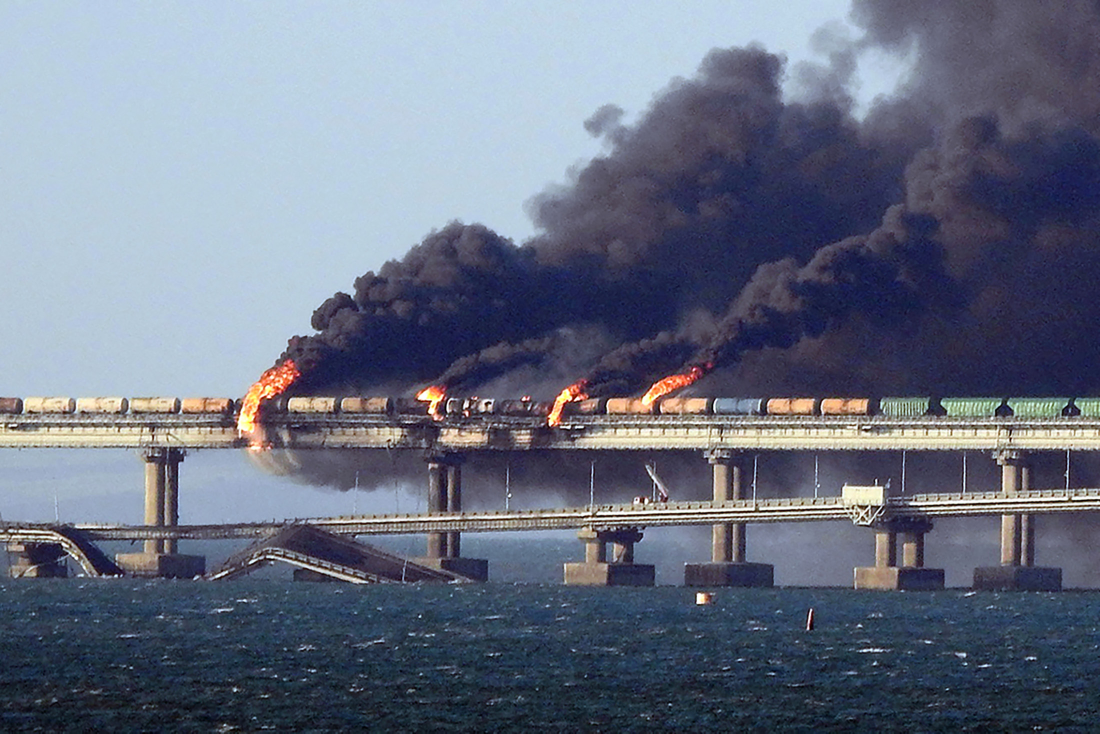
#> input picture data/img1.jpg, 2200 x 1467 px, found by its file name (shown at 1/2 size)
$ jupyter execute --allow-errors LA_Lab_1_2023.ipynb   (shell and % lines are left out)
#> lines starting #> are read from the running program, lines starting #| are printed output that depends on the picture
[cell 1]
import numpy as np
import cv2 as cv
from google.colab.patches import cv2_imshow
from google.colab import drive
import matplotlib.pyplot as plt

## Intro

1. Submit this task as a link to your team's Google Colab (https://colab.research.google.com/notebooks/intro.ipynb#). Make sure you made a copy of this notebook and opened it via UCU email address.

2. Please use cv2 standard methods for reading and resizing the images, and matplotlib or cv2 imshow function for displaying it.

3. There should be only one submission per team. However, don't forget to choose a person from your team who would submit the task, and **make sure that the names of all team members are listed in the notebook**. Teammates not mentioned in the notebook will not be graded for this lab.

4. Your final grade will be a product of grade for the coding and explanatory part and coefficient for the oral defense (will be announced later). Please note that your final mark for this assignment will consist of three components:
  *   Coding part
  *   Explanations
  *   Oral defense (to be scheduled later)

  Make sure you include detailed theoretical explanations where necessary.

5. **Important**: during the implementation, you are welcomed to use `cv2` methods, but you must also implement the transformation matrices yourself (except image **reading**, **recizing** and **displaying**). Finally, as a successful result, you can demonstrate that the outputs of both approaches coincide!

## 1.

Recall that a linear transformation is a mapping $T: \mathbb{R}^n \rightarrow \mathbb{R}^m$ such that
$\forall c_1, c_2 \in \mathbb{R}, \mathbf{u}_1, \mathbf{u}_2 \in \mathbb{R}^n$
$T(c_1 \mathbf{u}_1 + c_2 \mathbf{u}_2) = c_1T(\mathbf{u}_1) + c_2T(\mathbf{u}_2)$.

In this lab you will study some of the common transformations in $\mathbb{R}^2$, derive their general matrix form, explain what a resulting image will look like and apply transformations to the vectors and pictures.

Each linear transformation can be represented as a matrix. In case of an image linear transformation is applied to a pixel position on xy-plane, transforming its coordinates $(x, y)$ to $(x', y')$ but retaining the color. However, the image is usually represented as an array of pixels, thus having the dimension (image height, image width, 3) if the color is represented in RGB system. You can use *warpAffine()* function from cv2 to perform transformations on the image, or you can implement a function that manipulates each pixel's position given an array of pixels and calculate the transformation matrix on your own.

### 1.1 Image preparation

First, load image 1, resize it to a more convenient form, and examine its representation.

[cell 2]
# Load images

##### YOUR CODE STARTS #####
drive.mount('/content/drive')
img1_path = '/content/drive/MyDrive/Media/Photos/img1.jpg'
image = cv.imread(img1_path)
#> image is the input picture: shape (1467, 2200, 3); mean B, G, R 130.7, 112.6, 105.2
resized = cv.resize(image, (500,500))
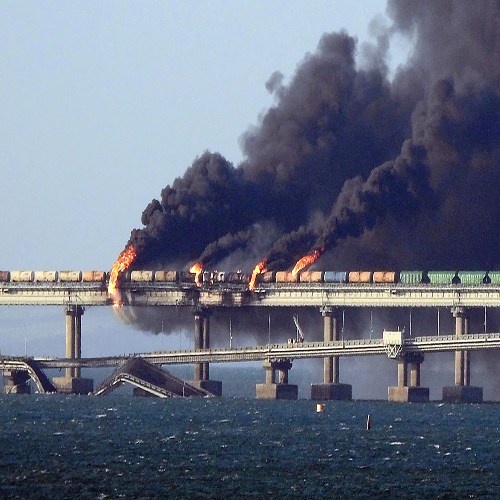
#> resized: shape (500, 500, 3); mean B, G, R 130.5, 112.4, 105

print(f"The shape of the image is {resized.shape}")
#| The shape of the image is (500, 500, 3)
cv2_imshow(resized)

##### YOUR CODE ENDS #####

 What is this image's shape? What do the values mean?

The resized image has a shape of (500, 500, 3), where the first two values represent the height and width of the image in pixels, and the third value represents the number of color channels. In this case, the image is a color image, so it has 3 color channels (red, green, and blue).

### 1.2 Rotation matrix

Rotation is a linear transformation of some space that preserves at least one point. An example of rotation by angle $\psi$ on xy-plane is depicted on the image below:

What is the transformation matrix that corresponds to rotation by a generic angle $\phi$?

$M =
 \begin{pmatrix}
  0 & 1 \\
  -1 & 0 \\
 \end{pmatrix}$

Your next task is to implement a function that calculates the rotation matrix and apply it to a vector and to an image to rotate them by $45^\circ$.
First, construct the rotation matrix:

[cell 3]
# Create rotation matrix

def get_rotation_matrix(phi):
    phi = np.deg2rad(phi)
    cos_phi = np.cos(phi)
    sin_phi = np.sin(phi)
    transformation_matrix = np.array([[cos_phi, -sin_phi], [sin_phi, cos_phi]])
    return transformation_matrix

phi = 45
M = get_rotation_matrix(phi)
print("Rotation matrix is")
print(M)

Second, we'll apply the transformation to a vector. Let's check what our vector looks like now:

[cell 4]
A = np.array([0, 0])
B1 = np.array([1.5, 1.5])

ax = plt.axes()

ax.arrow(A[0], A[1], B1[0], B1[1], head_width=0.2, head_length=0.2)
plt.ylim(-3,3)
plt.xlim(-3,3)

ax.set_axisbelow(True)
plt.grid(color='gray', linestyle='dashed')
plt.gca().set_aspect('equal', adjustable='box')

plt.show()
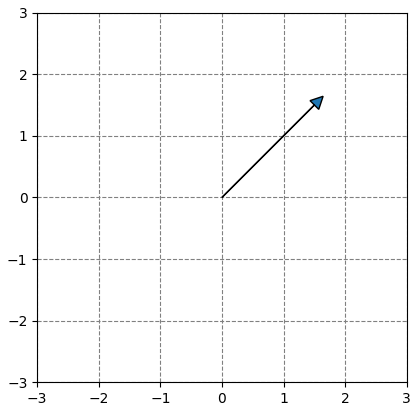
#> figure drawn by matplotlib, 1 panel

[cell 5]
# Apply rotation to the vector AB1 to get vector AB2

##### YOUR CODE STARTS #####
# Apply transformation to vector
A = np.array([0, 0])
B1 = np.array([1.5, 1.5])
B2 = np.dot(M, B1)
##### YOUR CODE ENDS #####

ax = plt.axes()

ax.arrow(A[0], A[1], B1[0], B1[1], head_width=0.2, head_length=0.2)
ax.arrow(A[0], A[1], B2[0], B2[1], head_width=0.2, head_length=0.2, color='green')
plt.ylim(-3,3)
plt.xlim(-3,3)

ax.set_axisbelow(True)
plt.grid(color='gray', linestyle='dashed')
plt.gca().set_aspect('equal', adjustable='box')

plt.show()

You can also rotate images! Check how below:

[cell 6]
##### YOUR CODE STARTS #####
# Read image
img = cv.imread(img1_path)
img = cv.resize(img, (500,500))

# Define rotation angle
angle = 45

# Get rotation matrix
M = cv.getRotationMatrix2D((img.shape[1] / 2, img.shape[0] / 2), angle, 1)

# Apply rotation to image
rotated = cv.warpAffine(img, M, (500, 500), flags=cv.INTER_LINEAR, borderMode=cv.BORDER_CONSTANT)
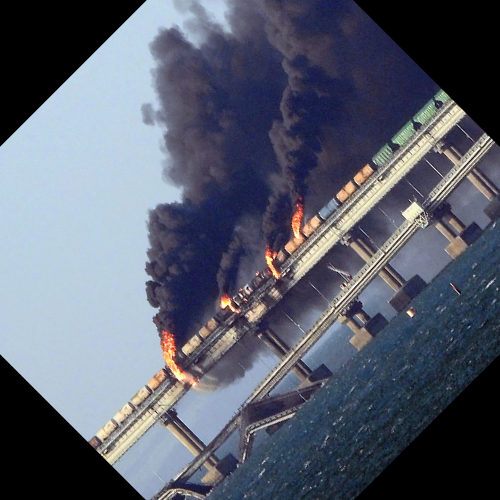
#> rotated: shape (500, 500, 3); mean B, G, R 109.9, 95, 89.6

##### YOUR CODE ENDS #####

cv2_imshow(rotated)

### 1.3 Scaling matrix

Scaling is a tranformation that enlarges or diminishes objects by a factor. For scaling in 2D space a factor can be represented as a vector $(x_s, y_s)$ where $x_s$ and $y_s$ are scaling factors for each respective axis (those factors don't have to be equal). On the picture below, V' represents vector V scaled by a factor (0.5, 1) and V'' - by (0.5, 0.5).

In this part, you should derive a general form for a scaling matrix and apply scaling by a factor of (1, 0.5) to the vector and the image. First, explain how you derive the scaling matrix:

*(Your answer goes here)*

[cell 7]
##### YOUR CODE STARTS #####
def get_scaling_matrix(scale_factor_x, scale_factor_y):
  return ...

M2 = ...

##### YOUR CODE ENDS #####
print("Scaling matrix is")
print(M2)

Second, apply scaling by (1, 0.5) to the vector.

[cell 8]
# Apply scaling to the vector AB1 to achieve vector AB2

##### YOUR CODE STARTS #####
A = ...
B1 = np.array([2, 2])
B2 = ...
##### YOUR CODE ENDS #####

ax = plt.axes()

#> (the rest of this cell did not finish here and is left out)

Now, apply scaling by the same factor to the image:

[cell 9]
##### YOUR CODE STARTS #####
scaled = ...
##### YOUR CODE ENDS #####
cv2_imshow(scaled)

### 1.4 Shear matrix

Horizontal shearing moves each point in a fixed direction by distance proportional to y-coordinate of the point. Shear map changes angles and lengths of line segments.

In this part, you needs to build a shearing matrix, find a transformation matrix that moves the point $(x, y)$ to $(x+1.5y, y)$, and apply it to the vector and the image. First, explain how do you build a matrix that corresponds to a shearing transformation:

To build a matrix that corresponds to a shearing transformation, we can use the following approach:

Decide which axis we want to shear along. Let's say we want to shear along the x-axis.
Choose a fixed direction in which we want to shear the points. For example, we might want to shear each point by a distance proportional to its y-coordinate.
Define a shear parameter (usually denoted by s) that determines the amount of shear. This parameter controls the proportionality constant between the distance sheared and the y-coordinate of the point.
Construct a matrix that applies the desired shear transformation.
For horizontal shearing, the matrix that corresponds to the transformation of moving each point in a fixed direction by a distance proportional to its y-coordinate is given by:

$S =
 \begin{pmatrix}
  1 & s \\
  0 & 1 \\
 \end{pmatrix}$

where s is the shear parameter. To shear each point by a distance proportional to its y-coordinate, we can set s equal to some multiple of the y-coordinate.

For example, to transform the point (x, y) to (x + 1.5y, y), we can set s = 1.5 and construct the shear matrix as follows:

$S =
 \begin{pmatrix}
  1 & 1.5 \\
  0 & 1 \\
 \end{pmatrix}$

To apply this shear transformation to a vector or an image, we can simply multiply each point's coordinates by the shear matrix. For example, to apply the transformation to a point (x, y), we can compute:

$S *
 \begin{pmatrix}
  x\\
  y\\
 \end{pmatrix} =
 \begin{pmatrix}
  x+1.5y \\
  y \\
 \end{pmatrix}$

Second, implement a function for constructing such a matrix:

[cell 10]
##### YOUR CODE STARTS #####
def get_horizontal_shear_matrix(factor: float):
    return np.array([[1., factor],
                     [0., 1.]])

M3 = get_horizontal_shear_matrix(1.5)
##### YOUR CODE ENDS #####
print("Shearing matrix is")
print(M3)

[cell 11]
# Apply shearing to the vector AB1 to achieve vector AB2

##### YOUR CODE STARTS #####
A = np.array([0, 0])
B1 = np.array([1, 1])
B2 = np.dot(M3, B1)
##### YOUR CODE ENDS #####

ax = plt.axes()

ax.arrow(A[0], A[1], B1[0], B1[1], head_width=0.2, head_length=0.2)
ax.arrow(A[0], A[1], B2[0], B2[1], head_width=0.2, head_length=0.2, color='green')
plt.ylim(-3,3)
plt.xlim(-3,3)

ax.set_axisbelow(True)
plt.grid(color='gray', linestyle='dashed')
plt.gca().set_aspect('equal', adjustable='box')

plt.show()

Finally, apply this shearing transformation to the image.

[cell 12]
##### YOUR CODE STARTS #####
img = cv.imread(img1_path)
img = cv.resize(img, (750,500))
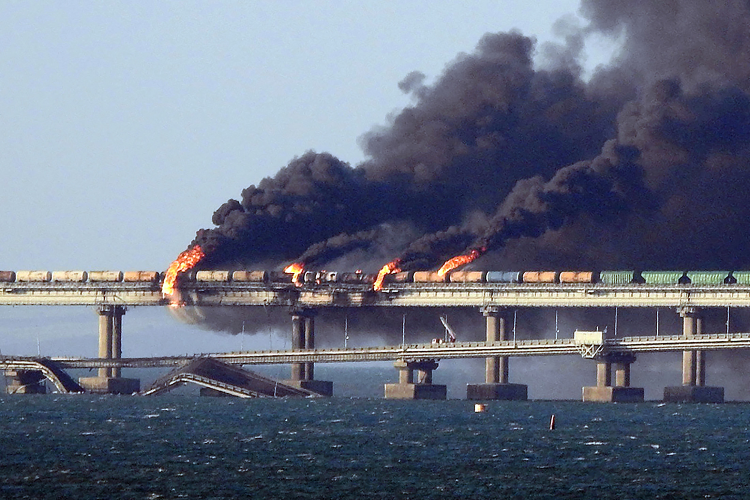
#> img: shape (500, 750, 3); mean B, G, R 130.5, 112.4, 105

# Define shearing matrix
shear_factor = 1.5

# Add a column to fit cv.warpAffine param requirements.
M_shear = np.column_stack((get_horizontal_shear_matrix(shear_factor), [0., 0.]))
print(M_shear)

# Apply shearing transformation to the image
rows, cols = img.shape[:2]
#> rows = 500; cols = 750
sheared = cv.warpAffine(img, M_shear, (cols, rows))
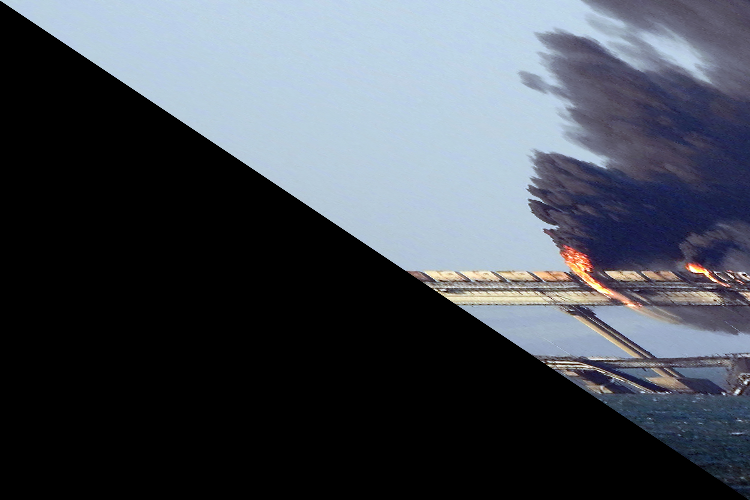
#> sheared: shape (500, 750, 3); mean B, G, R 85.4, 76.1, 70.6
##### YOUR CODE ENDS #####
cv2_imshow(sheared)

### 1.5 Translation matrix

Translation is a transformation that moves every point of a figure by a fixed distance.

Here, you should build a translation matrix and apply translation by $(20, 25)$ to the vector and to the image. Start from explaining how to construct a translation matrix:

*(Your answer goes here)*

Then, implement a function that produces such a matrix:

[cell 13]
##### YOUR CODE STARTS #####
def get_translation_matrix(translation_factor_x, translation_factor_y):
  return ...

M4 = ...
##### YOUR CODE ENDS #####
print("Translation matrix is")
print(M4)

[cell 14]
# Apply translation to the vector A1B1 to achieve vector A2B2

##### YOUR CODE STARTS #####
A1 = np.array([0, 0])
B1 = np.array([10, 10])
A2 = ...
B2 = ...
##### YOUR CODE ENDS #####

ax = plt.axes()

ax.arrow(A1[0], A1[1], B1[0], B1[1], head_width=2, head_length=2)
#> (the rest of this cell did not finish here and is left out)

Finally, apply the translation by $(20, 25)$ to the image.

[cell 15]
##### YOUR CODE STARTS #####
translated = ...
##### YOUR CODE ENDS #####
cv2_imshow(translated)

### 1.6 Mirror symmetry
Vertical mirror symmetry maps coordinates $(x, y)$ to $(-x,y)$.

As in the previous parts, you need to provide the expanation, implement a function that produces a vertical symmetry matrix, and apply it to the vector and to the image.

A vertical symmetry or reflection is a transformation that flips the points of a figure or image across a vertical line. To build a matrix that corresponds to a vertical symmetry transformation, we need to reflect each point of the figure or image across a vertical line. If we assume that the vertical line is the y-axis, we can build a matrix by multiplying each point's x-coordinate by -1. The resulting matrix will reflect the figure or image across the y-axis.

[cell 16]
##### YOUR CODE STARTS #####
def get_vertical_symmetry_matrix():
  return np.array([[-1., 0., 0.],
                     [0., 1., 0.],
                     [0., 0., 1.]])

M5 = get_vertical_symmetry_matrix()
##### YOUR CODE ENDS #####
print("Mirroring matrix is")
print(M5)

[cell 17]
# Apply mirroring to the vector AB1 to achieve vector AB2

##### YOUR CODE STARTS #####
A = np.array([0, 0])
B1 = np.array([1, 1])
B2 = np.dot(M5, np.append(B1, 1))[:2]
##### YOUR CODE ENDS #####

ax = plt.axes()

ax.arrow(A[0], A[1], B1[0], B1[1], head_width=0.2, head_length=0.2)
ax.arrow(A[0], A[1], B2[0], B2[1], head_width=0.2, head_length=0.2, color='green')
plt.ylim(-3,3)
plt.xlim(-3,3)

ax.set_axisbelow(True)
plt.grid(color='gray', linestyle='dashed')
plt.gca().set_aspect('equal', adjustable='box')

plt.show()

[cell 18]
##### YOUR CODE STARTS #####
img = cv.imread(img1_path)
img = cv.resize(img, (500, 500))

height, width = img.shape[:2]
#> height = 500; width = 500

# Create horizontal flip matrix
M5 = get_vertical_symmetry_matrix()

# Delete the last row to match cv.warpAffine param requirements.
M5_upd = np.delete(M5, 2, axis=0)
# show the symmetry line
M5_upd[0, 2] = width

# Apply horizontal flip to image
mirrored = cv.warpAffine(img, M5_upd, (width, height))
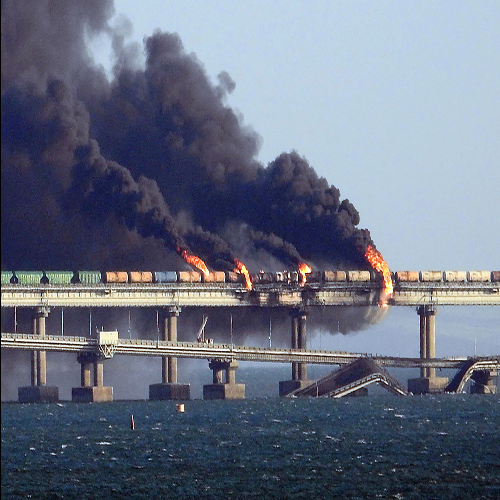
#> mirrored: shape (500, 500, 3); mean B, G, R 130.2, 112.1, 104.8
##### YOUR CODE ENDS #####
cv2_imshow(mirrored)

## 2.

### 2.1 Perspective shift matrix

You will need to use img2.jpg for this task. Load and resize it using the same commands you used for preparing img1.

The main goal of perspective transformation (or perspective rectification) is to synthesize a perspective-free view of an object given a photo taken at an angle.

As you see on the picture above, the initial picture has a standard basis of red vectors. We want to transform all of the vectors in the picture so that the blue vectors will become the new basis.

To find this transformation matrix, you need to choose 4 points on the input image and corresponding points on the output image (3 of these points should not be collinear). In this case, the transformation matrix is a 3 by 3 matrix that satisfies the following equation, where ($x_i$, $y_i$) is the source vector and ($u_i$, $v_i$) is  the destination vector:

$u_i = \dfrac{c_{00}*x_i + c_{01}*y_i + c_{02}}{ c_{20}*x_i + c_{21}*y_i + c_{22}}$

$v_i = \dfrac{c_{10}*x_i + c_{11}*y_i + c_{12}}{c_{20}*x_i + c_{21}*y_i + c_{22}}$

In other words, we want to find a transformation that maps each of our initial 4 points $(x_i,y_i)$ to 4 points with new coordinates $(u_i, v_i)$.

Find coefficients $c_{ij}$ via solving the linear system containing source and destination coordinates and nine $c$ coefficients with numpy methods and apply it to an image so that the sign is clearly visible.
(Hint: $c_{22} = 1$)

First, start from explaining how the system was constructed.

-----------------------------------------------------------------
We need to know the 4 initial points and their corresponding coordinates in the transformed system.

Assuming we have 4 initial points with coordinates $(x_1, y_1)$, $(x_2, y_2)$, $(x_3, y_3)$, and $(x_4, y_4)$, and their corresponding coordinates in the transformed system are $(u_1, v_1)$, $(u_2, v_2)$, $(u_3, v_3)$, and $(u_4, v_4)$, respectively. Then, the transformation matrix can be found by solving the following system of equations:

$$
\begin{bmatrix}
u_1 & v_1 & 1 \\
u_2 & v_2 & 1 \\
u_3 & v_3 & 1 \\
u_4 & v_4 & 1 \\
\end{bmatrix}
=
\begin{bmatrix}
c_{11} & c_{12} & c_{13} \\
c_{21} & c_{22} & c_{23}  \\
c_{31} & c_{32} & c_{33}  \\
\end{bmatrix}
\begin{bmatrix}
x_1 & y_1 & 1 \\
x_2 & y_2 & 1 \\
x_3 & y_3 & 1 \\
x_4 & y_4 & 1 \\
\end{bmatrix}

...where the unknowns are the elements of the transformation matrix:

\begin{bmatrix}
c_{11} & c_{12} & c_{13} \\
c_{21} & c_{22} & c_{23}  \\
c_{31} & c_{32} & c_{33}  \\
\end{bmatrix}

Next, prepare the second image:

[cell 19]
img2_path = '/content/drive/MyDrive/Media/Photos/img2.jpg'
img2 = cv.imread(img2_path)

#> (the rest of this cell did not finish here and is left out)

Implement the function that constructs a perspective shift matrix and apply it to the image.

[cell 20]
##### YOUR CODE STARTS #####
def get_perspective_transform_matrix(source, destination):
    assert len(source) >= 4
    assert len(destination) >= 4
    assert len(source) == len(destination)
    A = []
    b = []
    for i in range(len(source)):
        s_x, s_y = source[i]
        d_x, d_y = destination[i]
        A.append([s_x, s_y, 1, 0, 0, 0, (-d_x)*(s_x), (-d_x)*(s_y)])
        A.append([0, 0, 0, s_x, s_y, 1, (-d_y)*(s_x), (-d_y)*(s_y)])
        b += [d_x, d_y]
    A = np.array(A)
    res = np.linalg.lstsq(A, b, rcond=None)[0]
    res = np.concatenate((res, [1]), axis=-1)
    return np.reshape(res, (3, 3))

source_points = np.float32([(535, 879), (676, 804), (636, 495), (481, 514)])
destination_points = np.float32([(0, 1280), (960, 1280), (960, 0), (0, 0)])

perspective_shift_m = get_perspective_transform_matrix(source_points, destination_points)

#> (the rest of this cell did not finish here and is left out)
